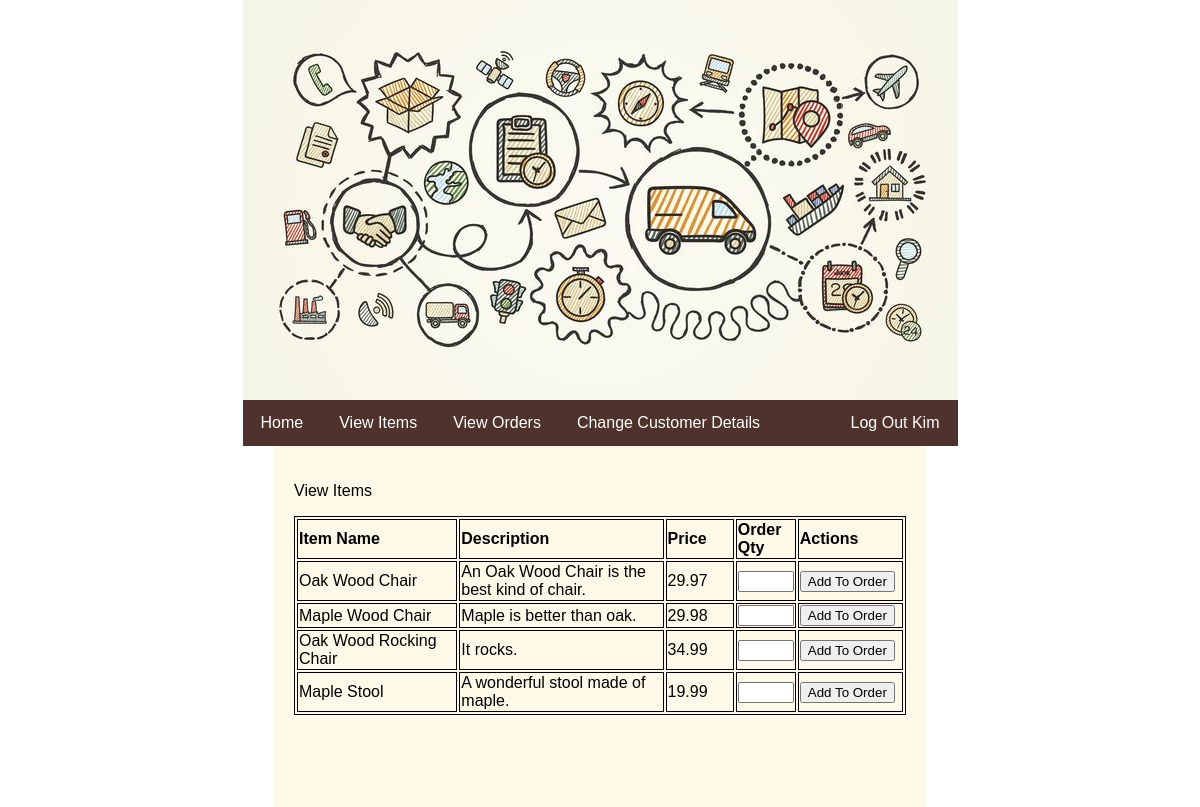
The app's page /viewItems.php (signed in) with its own data.
### tables this page shows
CREATE TABLE `available_items` (
  `id` int(11) NOT NULL,
  `name` varchar(32) NOT NULL,
  `description` varchar(1024) NOT NULL,
  `price` float NOT NULL,
  `stock` int(11) NOT NULL
);

### viewItems.php (the view, shortened to what this page needs)
<?php
    global $conn;
    include("./header.php");
?>
<div class="bg">
    <p>View Items</p>
    <table><tr><th>Item Name</th><th>Description</th><th>Price</th><th>Order Qty</th><th>Actions</th></tr>
    <?php
        $query = "CALL `select_all_items`()";
        mysqli_multi_query($conn, $query) or die(mysqli_error($conn));
        $result = mysqli_store_result($conn);
        while($row = mysqli_fetch_row($result)){
            echo "<tr>";
            echo "<td style='width: 200px;'>".$row[1]."</td>";
            echo "<td style='width: 250px;'>".$row[2]."</td>";
            echo "<td style='width: 75px;'>".$row[3]."</td>";
            echo "<form action='' method='post'>
                <td style='width: 50px;'>
                    <input type='number' name='qty' min='0' max='99'>
                </td>";
            echo "<td style='width: 120px;'>
                    <button type='submit' name='item_id' value=".$row[0].">Add To Order</button>
                </td>
            </form>";
            echo "</tr>";
        }
    ?>
    </table>
    <br><br><br><br>
</div>
<?php
    include("./footer.php");
?>

### SCMstyle.css (style rules this page uses)
body { font-family: Arial, Helvetica, sans-serif; margin: 0; }
.bg { background-color: rgb(253, 248, 232); color: black; text-align: left; background-repeat: repeat; background-position: center; padding: 20px; margin: 0px 274px ; }
table, th, td { border: 1px solid black; }

### records on screen
available_items: name "Oak Wood Chair", description "An Oak Wood Chair is the best kind of chair.", price "29.97", $row[0] 1 (drawn)
available_items: name "Maple Wood Chair", description "Maple is better than oak.", price "29.98", $row[0] 2 (drawn)
available_items: name "Oak Wood Rocking Chair", description "It rocks.", price "34.99", $row[0] 3 (drawn)
available_items: name "Maple Stool", description "A wonderful stool made of maple.", price "19.99", $row[0] 4 (drawn)

### other values on screen
$_SESSION['username'] "Kim"
